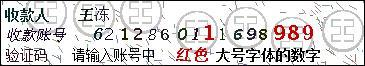
#> input picture offshoot/captcha/image/20201026_11_10_36.jpg, 365 x 66 px
$ python -i capcha_utils_back.py   (imports and definitions only)
#> lines starting #> are read from the running program, lines starting #| are printed output that depends on the picture
import numpy as np
import cv2
import datetime
import os
import muggle_ocr
# [1 line that did not run here, left out]


def predict_by_img(img):
    text = sdk.predict(image_bytes=img)
    print(text)
    return text


# [39 lines left out: functions filter, getStandardDigit, not called in this run]


def sort_by(elem, index):
    return elem[index]


def sort_by_X(elem):
    return elem[0]


def sort_by_Y(elem):
    return elem[1]


def sort_by_index(elem):
    return elem[4]


def cut_image(img):

    shape = img.shape
    hight = shape[0]
    wegiht = shape[1]
    h = int(hight / 3)
    cropped = img[0:h, 0:wegiht]  # 裁剪坐标为[y0:y1, x0:x1]
    cropped3 = img[2 * h:3 * h, 0:wegiht]  # 裁剪坐标为[y0:y1, x0:x1]
    cropped2 = img[h:2 * h, 0:wegiht]  # 裁剪坐标为[y0:y1, x0:x1]
    text_len = -1
    target_image = cropped
    for i in [cropped, cropped2, cropped3]:
        bytes = cv2.imencode('.jpg', i)[1].tobytes()
        text = predict_by_img(bytes)
        if len(text) > text_len and '验证码' not in text:
            text_len = len(text)
            target_image = i

    target_shape = target_image.shape
    y0 = 0
    y1 = target_shape[0]
    x0 = int(target_shape[1] * 0.20)
    x1 = int(target_shape[1] - target_shape[1] * 0.10)
    target_image = target_image[y0:y1, x0:x1]
    # cv2.imshow("sd", target_image)
    # cv2.waitKey(0)
    return target_image


def context():
    pass


# [70 lines left out: functions get_coordinate, process, not called in this run]

    # [5 lines of commented-out code are left out]


def yellow_number_process(source_img):
    low_yellow = np.array([0, 0, 167])
    high_yellow = np.array([255, 60, 255])

    hsv = cv2.cvtColor(np.asarray(source_img), cv2.COLOR_BGR2HSV)
    img = cv2.inRange(hsv, low_yellow, high_yellow)
    img = cut_image(img)
    # cv2.imshow("daa", img)
    # cv2.waitKey(0)
    edge_array, canvas = get_coordinate(img)

    return edge_array


# [16 lines left out: function check_box, not called in this run]

>>> import cv2
>>> picture = cv2.imread('image/20201026_11_10_36.jpg')
#> picture is the input picture: shape (66, 365, 3); mean B, G, R 206.6, 206.6, 209.2
>>> result = yellow_number_process(picture)
#> in yellow_number_process, `hsv = cv2.cvtColor(np.asarray(source_img), cv2.COLOR_BGR2HSV)`: hsv: shape (66, 365, 3); mean H, S, V 54.5, 16.2, 210.7
#> in yellow_number_process, `img = cv2.inRange(hsv, low_yellow, high_yellow)`:
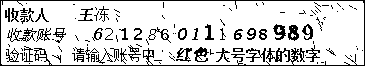
#> img: shape (66, 365); 82.9% white; black in thin lines or dots
#> in cut_image, `cropped = img[0:h, 0:wegiht]`:
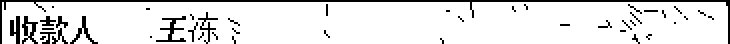
#> cropped: shape (22, 365) (shown 2 times larger); 88.9% white; black in thin lines or dots
#> in cut_image, `cropped3 = img[2 * h:3 * h, 0:wegiht]`:
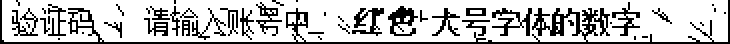
#> cropped3: shape (22, 365) (shown 2 times larger); 75.6% white; black in thin lines or dots
#> in cut_image, `cropped2 = img[h:2 * h, 0:wegiht]`:
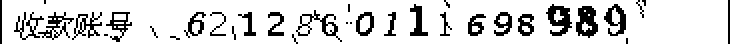
#> cropped2: shape (22, 365) (shown 2 times larger); 84.1% white; black in thin lines or dots
#> the loop in cut_image, `for i in [cropped, cropped2, cropped3]:` made 1 pass
#> after the loop in cut_image, `for i in [cropped, cropped2, cropped3]:`: text_len = -1
#> (the run stopped early here; a loop or call above may not have finished)

$ run again, on offshoot/captcha/image/20201026_11_16_37.jpg
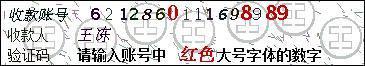
#> input picture offshoot/captcha/image/20201026_11_16_37.jpg, 365 x 66 px
#> picture is the input picture: shape (66, 365, 3); mean B, G, R 205.3, 205.5, 208.4
#> hsv: shape (66, 365, 3); mean H, S, V 53, 17.5, 209.8
#> in yellow_number_process, `img = cv2.inRange(hsv, low_yellow, high_yellow)`:
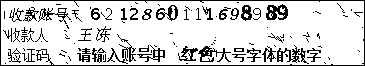
#> img: shape (66, 365); 82.7% white; black in thin lines or dots
#> cropped: shape (22, 365); 78.4% white; black in thin lines or dots
#> cropped3: shape (22, 365); 75% white; black in thin lines or dots
#> in cut_image, `cropped2 = img[h:2 * h, 0:wegiht]`:
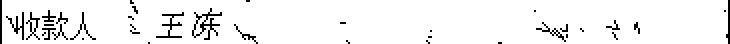
#> cropped2: shape (22, 365) (shown 2 times larger); 94.7% white; black in thin lines or dots
#> the loop in cut_image, `for i in [cropped, cropped2, cropped3]:` made 1 pass
#> after the loop in cut_image, `for i in [cropped, cropped2, cropped3]:`: text_len = -1
